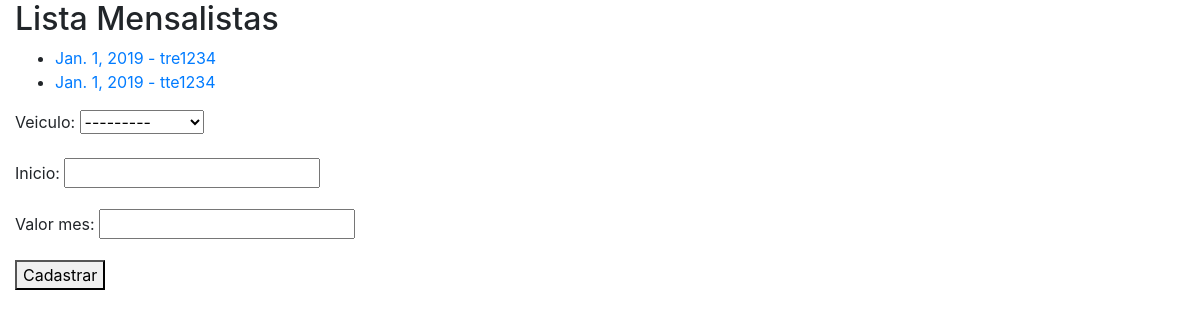
/core/mensalistas, run on an earlier commit of the app's database.
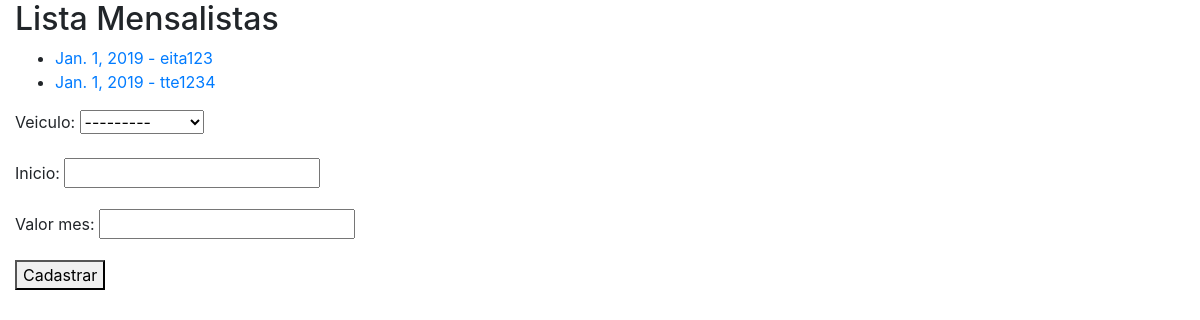
And on a later commit of the database.
### core/models.py (models this page shows, shortened)
class Mensalista(models.Model):
    veiculo = models.ForeignKey(Veiculo, on_delete=models.CASCADE)
    inicio = models.DateField()
    valor_mes = models.DecimalField(max_digits=6,decimal_places=2)

class Veiculo(models.Model):
    marca = models.ForeignKey(Marca,  on_delete = models.CASCADE)
    proprietario = models.ForeignKey(Pessoa,  on_delete = models.CASCADE)
    placa = models.CharField(max_length=7)
    cor = models.CharField(max_length=15)
    observacoes = models.TextField()
    def __str__(self):
        return self.marca.nome + ' - ' + self.placa

### core/views.py (the view)
# urls.py: path('mensalistas', mensalistas_lista, name='core_mensalistas_lista'),
def mensalistas_lista(request):
    lista = Mensalista.objects.all() #efetua a busca no banco de todos os objetos dessa classe
    form = MensalistaForm()
    data  = {'mensalistas':lista , 'form': form}
    return render(request, 'core/mensalista_lista.html', data)

### core/form.py
class MensalistaForm(ModelForm):
    class Meta:
        model = Mensalista
        fields = '__all__'

### core/templates/core/mensalista_lista.html (shortened to what this page needs)
{% extends 'base.html' %}
{% block main %}
    <h2>Lista Mensalistas</h2>
    <ul>
        {% for item_da_vez in mensalistas %}
        <li>
            <a href = "{% url 'core_mensalistas_update' item_da_vez.id%}" >  {{item_da_vez.inicio}} - {{item_da_vez.veiculo.placa}} </a>
        </li>
        {%endfor%}
    </ul>
    <form action="{% url 'core_mensalistas_novo' %}" method="POST">
        {{form.as_p}}
        <button type="submit">Cadastrar</button>
    </form>
{% endblock %}

What changed in the data, as far as the page shows it:
changed Mensalista: veiculo.placa "tre1234" → "eita123"
